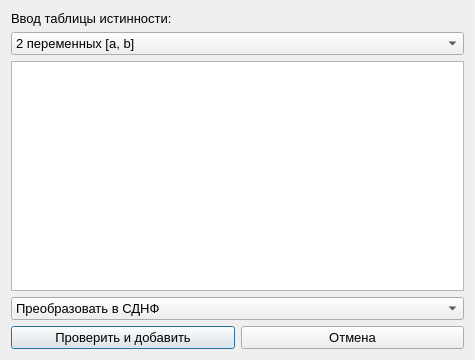
<?xml version="1.0" encoding="UTF-8"?>
<ui version="4.0">
 <class>Dialog</class>
 <widget class="QDialog" name="Dialog">
  <property name="geometry">
   <rect>
    <x>0</x>
    <y>0</y>
    <width>475</width>
    <height>360</height>
   </rect>
  </property>
  <property name="windowTitle">
   <string>Dialog</string>
  </property>
  <layout class="QVBoxLayout" name="verticalLayout">
   <item>
    <widget class="QLabel" name="label">
     <property name="font">
      <font>
       <pointsize>10</pointsize>
      </font>
     </property>
     <property name="text">
      <string>Ввод таблицы истинности:</string>
     </property>
    </widget>
   </item>
   <item>
    <widget class="QComboBox" name="varSelector">
     <property name="font">
      <font>
       <pointsize>10</pointsize>
      </font>
     </property>
     <item>
      <property name="text">
       <string>2 переменных [a, b]</string>
      </property>
     </item>
     <item>
      <property name="text">
       <string>3 переменных [a, b, c]</string>
      </property>
     </item>
     <item>
      <property name="text">
       <string>4 переменных [a, b, c, d]</string>
      </property>
     </item>
     <item>
      <property name="text">
       <string>5 переменных [a, b, c, d, e]</string>
      </property>
     </item>
     <item>
      <property name="text">
       <string>6 переменных [a, b, c, d, e, f]</string>
      </property>
     </item>
    </widget>
   </item>
   <item>
    <widget class="QTableWidget" name="tableWidget">
     <property name="font">
      <font>
       <pointsize>10</pointsize>
      </font>
     </property>
     <property name="textElideMode">
      <enum>Qt::ElideNone</enum>
     </property>
     <property name="rowCount">
      <number>0</number>
     </property>
     <property name="columnCount">
      <number>0</number>
     </property>
    </widget>
   </item>
   <item>
    <widget class="QComboBox" name="methodSelector">
     <property name="font">
      <font>
       <pointsize>10</pointsize>
      </font>
     </property>
     <item>
      <property name="text">
       <string>Преобразовать в СДНФ</string>
      </property>
     </item>
     <item>
      <property name="text">
       <string>Преобразовать в СКНФ</string>
      </property>
     </item>
    </widget>
   </item>
   <item>
    <layout class="QHBoxLayout" name="horizontalLayout" stretch="1,1">
     <item>
      <widget class="QPushButton" name="buttonConfirm">
       <property name="font">
        <font>
         <pointsize>10</pointsize>
        </font>
       </property>
       <property name="focusPolicy">
        <enum>Qt::TabFocus</enum>
       </property>
       <property name="text">
        <string>Проверить и добавить</string>
       </property>
      </widget>
     </item>
     <item>
      <widget class="QPushButton" name="buttonCancel">
       <property name="font">
        <font>
         <pointsize>10</pointsize>
        </font>
       </property>
       <property name="text">
        <string>Отмена</string>
       </property>
      </widget>
     </item>
    </layout>
   </item>
  </layout>
 </widget>
 <resources/>
 <connections/>
</ui>
